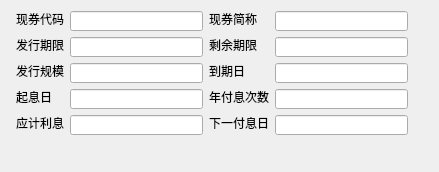
<?xml version="1.0" encoding="UTF-8"?>
<ui version="4.0">
 <class>Widget_Single_Info</class>
 <widget class="QWidget" name="Widget_Single_Info">
  <property name="geometry">
   <rect>
    <x>0</x>
    <y>0</y>
    <width>439</width>
    <height>172</height>
   </rect>
  </property>
  <property name="windowTitle">
   <string>Form</string>
  </property>
  <widget class="QLineEdit" name="lineEdit_name">
   <property name="geometry">
    <rect>
     <x>275</x>
     <y>11</y>
     <width>133</width>
     <height>20</height>
    </rect>
   </property>
  </widget>
  <widget class="QLabel" name="label_name">
   <property name="geometry">
    <rect>
     <x>209</x>
     <y>11</y>
     <width>48</width>
     <height>16</height>
    </rect>
   </property>
   <property name="text">
    <string>现券简称</string>
   </property>
  </widget>
  <widget class="QLabel" name="label_term">
   <property name="geometry">
    <rect>
     <x>16</x>
     <y>37</y>
     <width>48</width>
     <height>16</height>
    </rect>
   </property>
   <property name="text">
    <string>发行期限</string>
   </property>
  </widget>
  <widget class="QLineEdit" name="lineEdit_term">
   <property name="geometry">
    <rect>
     <x>70</x>
     <y>37</y>
     <width>133</width>
     <height>20</height>
    </rect>
   </property>
  </widget>
  <widget class="QLabel" name="label_issueAmount">
   <property name="geometry">
    <rect>
     <x>16</x>
     <y>63</y>
     <width>48</width>
     <height>16</height>
    </rect>
   </property>
   <property name="text">
    <string>发行规模</string>
   </property>
  </widget>
  <widget class="QLineEdit" name="lineEdit_issueAmount">
   <property name="geometry">
    <rect>
     <x>70</x>
     <y>63</y>
     <width>133</width>
     <height>20</height>
    </rect>
   </property>
  </widget>
  <widget class="QLabel" name="label_carryDate">
   <property name="geometry">
    <rect>
     <x>16</x>
     <y>89</y>
     <width>36</width>
     <height>16</height>
    </rect>
   </property>
   <property name="text">
    <string>起息日</string>
   </property>
  </widget>
  <widget class="QLineEdit" name="lineEdit_carryDate">
   <property name="geometry">
    <rect>
     <x>70</x>
     <y>89</y>
     <width>133</width>
     <height>20</height>
    </rect>
   </property>
  </widget>
  <widget class="QLabel" name="label_accInterest">
   <property name="geometry">
    <rect>
     <x>16</x>
     <y>115</y>
     <width>48</width>
     <height>16</height>
    </rect>
   </property>
   <property name="text">
    <string>应计利息</string>
   </property>
  </widget>
  <widget class="QLineEdit" name="lineEdit_accInterest">
   <property name="geometry">
    <rect>
     <x>70</x>
     <y>115</y>
     <width>133</width>
     <height>20</height>
    </rect>
   </property>
  </widget>
  <widget class="QLineEdit" name="lineEdit_code">
   <property name="geometry">
    <rect>
     <x>70</x>
     <y>11</y>
     <width>133</width>
     <height>20</height>
    </rect>
   </property>
  </widget>
  <widget class="QLabel" name="label_code">
   <property name="geometry">
    <rect>
     <x>16</x>
     <y>11</y>
     <width>48</width>
     <height>16</height>
    </rect>
   </property>
   <property name="text">
    <string>现券代码</string>
   </property>
  </widget>
  <widget class="QLineEdit" name="lineEdit_ttm">
   <property name="geometry">
    <rect>
     <x>275</x>
     <y>37</y>
     <width>133</width>
     <height>20</height>
    </rect>
   </property>
  </widget>
  <widget class="QLabel" name="label_ttm">
   <property name="geometry">
    <rect>
     <x>209</x>
     <y>37</y>
     <width>48</width>
     <height>16</height>
    </rect>
   </property>
   <property name="text">
    <string>剩余期限</string>
   </property>
  </widget>
  <widget class="QLineEdit" name="lineEdit_maturityDate">
   <property name="geometry">
    <rect>
     <x>275</x>
     <y>63</y>
     <width>133</width>
     <height>20</height>
    </rect>
   </property>
  </widget>
  <widget class="QLabel" name="label_maturityDate">
   <property name="geometry">
    <rect>
     <x>209</x>
     <y>63</y>
     <width>36</width>
     <height>16</height>
    </rect>
   </property>
   <property name="text">
    <string>到期日</string>
   </property>
  </widget>
  <widget class="QLineEdit" name="lineEdit_paymentFrequency">
   <property name="geometry">
    <rect>
     <x>275</x>
     <y>89</y>
     <width>133</width>
     <height>20</height>
    </rect>
   </property>
  </widget>
  <widget class="QLabel" name="label_paymentFrequency">
   <property name="geometry">
    <rect>
     <x>209</x>
     <y>89</y>
     <width>60</width>
     <height>16</height>
    </rect>
   </property>
   <property name="text">
    <string>年付息次数</string>
   </property>
  </widget>
  <widget class="QLineEdit" name="lineEdit_nextCouponDate">
   <property name="geometry">
    <rect>
     <x>275</x>
     <y>115</y>
     <width>133</width>
     <height>20</height>
    </rect>
   </property>
  </widget>
  <widget class="QLabel" name="label_nextCouponDate">
   <property name="geometry">
    <rect>
     <x>209</x>
     <y>115</y>
     <width>60</width>
     <height>16</height>
    </rect>
   </property>
   <property name="text">
    <string>下一付息日</string>
   </property>
  </widget>
 </widget>
 <resources/>
 <connections/>
</ui>
